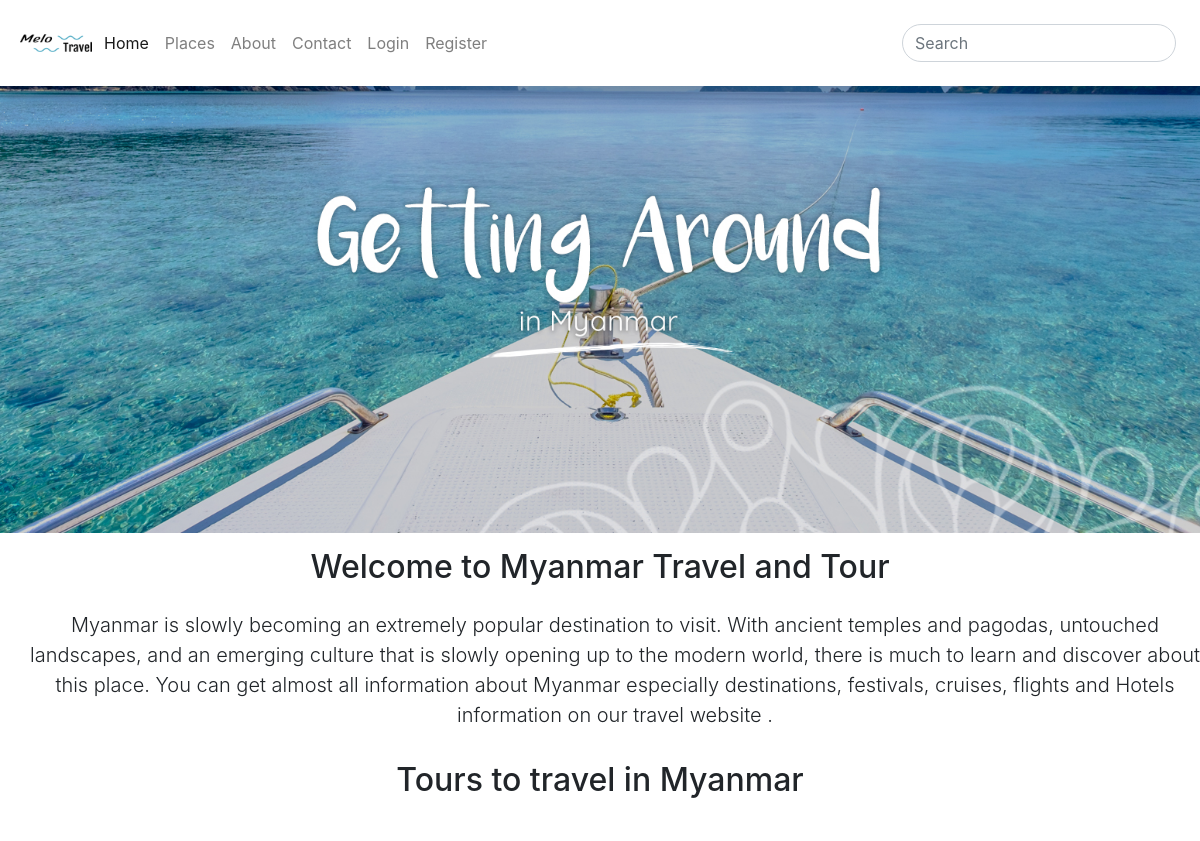
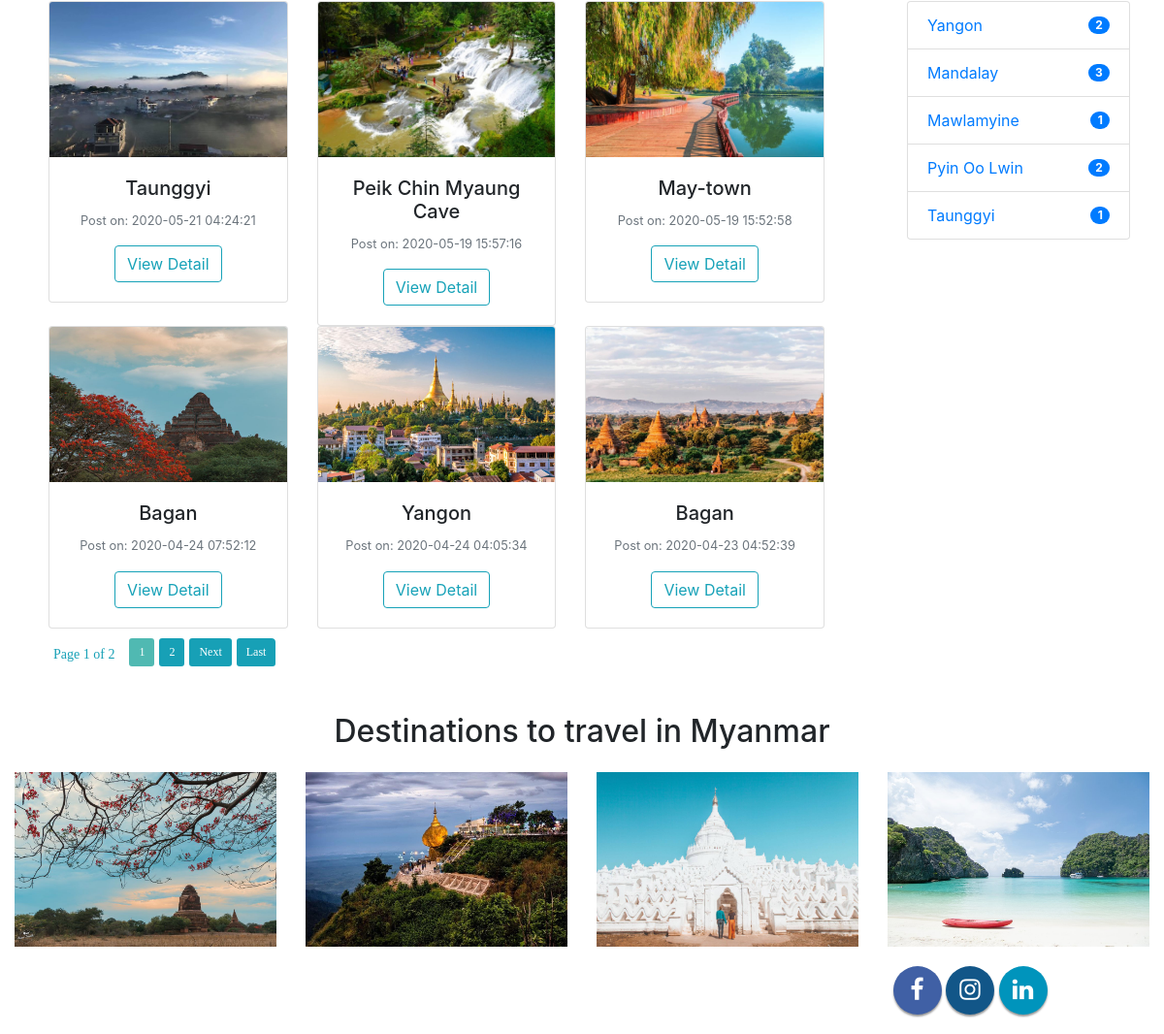
The page / on the database its author committed (2 pictures, top to bottom).
### tables this page shows
CREATE TABLE `travelplaces` (
  `placeID` int(11) NOT NULL,
  `photo` varchar(30) NOT NULL,
  `title` varchar(50) NOT NULL,
  `description` varchar(500) NOT NULL,
  `regionID` int(11) NOT NULL,
  `createDate` timestamp NOT NULL DEFAULT current_timestamp()
);

CREATE TABLE `region` (
  `regionID` int(11) NOT NULL,
  `state_name` varchar(30) NOT NULL
);

### left_content.php (the view, shortened to what this page needs)
<div class="card-group">
<?php
include("connect.php");
$page = (int) (!isset($_GET["page"]) ?1 : $_GET["page"]);
$limit = 6;
$startpoint = ($page * $limit) - $limit;
$statement="travelplaces order by placeID desc";
include("pager_function.php");
$result=mysqli_query($con,"Select * from travelplaces order by placeID desc LIMIT $startpoint,$limit");
while ($row=mysqli_fetch_array($result)){
  $pid=$row["placeID"];
  $photo=$row['photo'];
  $title=$row['title'];
  $cdate=$row['createDate'];
  ?>
<div class="col col-sm-4">
  <div class="card">
    <img class="card-img-top" src="images/<?php echo $photo;?>"
     alt="Card image cap" style="height: 10rem;">
    <div class="card-body">
      <h5 class="card-title"><?php echo$title; ?></h5>
      <p class="card-text"><small class="text-muted">
        Post on: <?php echo$cdate; ?></small></p>
      <p class="card-text">
        <a href="place_detail.php?p_id=<?php echo $pid;?>"
        class="btn btn-outline-info">View Detail</a>
      </p>
    </div>
  </div>
</div>
  <?php
}
?>
<?php
echo "<div id='pagingg' >";
echo pagination($con,$statement,$limit,$page);
echo "</div>";
?>
</div>

### index.php (shortened to what this page needs)
<html>
<head>
<link rel="stylesheet" href="https://stackpath.bootstrapcdn.com/bootstrap/4.3.1/css/bootstrap.min.css">
<link rel="stylesheet" href="https://maxcdn.bootstrapcdn.com/font-awesome/4.7.0/css/font-awesome.min.css">
<link rel="stylesheet" href="css/style.css">
<link rel="stylesheet" type="text/css" href="css/A_green.css">
<link rel="stylesheet" type="text/css" href="css/pagination.css">
</head>
<body>
<?php include("header.php")?>
<img src="images/around.jpg" class="img-fluid" alt="Responsive image">
<?php include("content.php")?>
<div class="container-fluid">
	<div class="row">
  		<div class="col col-sm-9"><?php include("left_content.php")?></div>
  		<div class="col col-sm-3"><?php include("right_content.php")?></div>
	</div>
 	<h2 class="mt-0">Destinations to travel in Myanmar</h2>
	<div class="row"><?php include("middle_content.php")?></div>
	<?php include("footer.php")?>
</div>
</body>
</html>

### header.php (shortened to what this page needs)
<nav class="navbar navbar-expand-lg fixed-top navbar-light">
  <a href="index.php"><img src="images/logo.png" class="logo"></a>
  <div class="collapse navbar-collapse" id="navbarSupportedContent">
    <ul class="navbar-nav mr-auto">
      <li class="nav-item active">
        <a class="nav-link" href="index.php">Home <span class="sr-only">(current)</span></a>
      </li>
      <li class="nav-item">
        <a class="nav-link" href="places.php">Places</a>
      </li>
      <li class="nav-item">
        <a class="nav-link" href="about us.php">About</a>
      </li>
      <li class="nav-item">
        <a class="nav-link" href="contact.php">Contact</a>
      </li>
      <?php
          if(!isset($_SESSION["login_user_name"])){
      ?>
      <li class="nav-item">
        <a class="nav-link" href="login.php">Login</a>
      </li>
      <li class="nav-item">
        <a class="nav-link" href="register.php">Register</a>
      </li>
      <?php
      }
    ?>
    </ul>
    <form class="form-inline my-2 my-lg-0"  action="search.php" method="POST">
      <?php
      if(isset($_POST["search_data"]))
      {
        $search_value=$_POST["search_data"];
      }else
      {
        $search_value="";
      }
      ?>
      <input class="form-control mr-sm-2" name="search_data" type="search" placeholder="Search" aria-label="Search" style="border-radius: 20px;" required=""
      value="<?php echo $search_value;?>">
    </form>
  </div>
</nav>

### content.php (shortened to what this page needs)
<h2 class="mt-0">Welcome to Myanmar Travel and Tour</h2>
  <p class="lead">
     Myanmar is slowly becoming an extremely popular destination to visit. With ancient temples and pagodas, untouched landscapes, and an emerging culture that is slowly opening up to the modern world, there is much to learn and discover about this place.
     You can get almost all information about Myanmar especially destinations, festivals, cruises, flights and Hotels information on our travel website .
   </p>
<h2 class="mt-0">Tours to travel in Myanmar</h2>

### pager_function.php (shortened to what this page needs)
<?php
   function pagination($con,$query, $per_page = 10,$page = 1, $url = '?'){
    	$query = "SELECT COUNT(*) as 'num' FROM $query";
		$res=mysqli_query($con,$query);
    	$row = mysqli_fetch_array($res);
    	$total = $row['num'];
        $adjacents = "2";
    	$page = ($page == 0 ? 1 : $page);
    	$next = $page + 1;
        $lastpage = ceil($total/$per_page);
    	$pagination = "";
    	if($lastpage > 1)
    	{
    		$pagination .= "<ul class='pagination'>";
                    $pagination .= "<li class='details' style='margin-top:2px'>Page $page of $lastpage</li>";
    		if ($lastpage < 7 + ($adjacents * 2))
    		{
    			for ($counter = 1; $counter <= $lastpage; $counter++)
    			{
    				if ($counter == $page)
    					$pagination.= "<li><a class='current'>$counter</a></li>";
    				else
    					$pagination.= "<li><a href='{$url}page=$counter'>$counter</a></li>";
    			}
    		}
    		if ($page < $counter - 1){
    			$pagination.= "<li><a href='{$url}page=$next'>Next</a></li>";
                $pagination.= "<li><a href='{$url}page=$lastpage'>Last</a></li>";
    		}else{
    			$pagination.= "<li><a class='current'>Next</a></li>";
                $pagination.= "<li><a class='current'>Last</a></li>";
            }
    		$pagination.= "</ul>\n";
    	}
        return $pagination;
    }
?>

### right_content.php (shortened to what this page needs)
<ul class="list-group">
<?php
include("connect.php");
$result=mysqli_query($con,"Select count(region.regionID) As regionCount,region.state_name, region.regionID from region JOIN travelplaces WHERE region.regionID=travelplaces.regionID Group By region.regionID;");
while ($row=mysqli_fetch_array($result)){
  ?>
  <li class="list-group-item d-flex justify-content-between align-items-center">
    <?php
    $r_id=$row['regionID'];
    ?>
    <a href="region_content.php?rid=<?php echo $r_id;?>" id="list">
      <?php echo $row['state_name']; ?></a>
    <span class="badge badge-primary badge-pill"><?php echo $row['regionCount'];?></span>
  </li>
  <?php
}
?>
</ul>

### middle_content.php
<div class="col-sm-3">
	<img src="images/bagan2.jpg" class="img-fluid" alt="Responsive image">
</div>
<div class="col-sm-3">
		<img src="images/kyaiktiyo.jpg" class="img-fluid" alt="Responsive image">
</div>
<div class="col-sm-3">
	<img src="images/myatheindan.jpg" class="img-fluid" alt="Responsive image">
</div>
<div class="col-sm-3">
	<img src="images/myeik.jpg" class="img-fluid" alt="Responsive image">
</div>

### footer.php
<div class="row" id="footer">
<div class="col col-sm-4"></div>
<div class="col col-sm-4"></div>
<div class="col col-sm-4">
	  	<div id="social">
            <a class="facebookBtn smGlobalBtn"
            href="https://www.facebook.com/" ></a>
            <a class="instagramBtn smGlobalBtn"
            href="https://www.instagram.com/" ></a>
			<a class="linkedinBtn smGlobalBtn"
			href="https://www.linkedin.com/" ></a>
		</div>
</div>
</div>

### css/style.css (style rules this page uses)
.navbar { box-shadow: 0 12px 17px 0 rgba(0,0,0,.2); background-color: white; }
.logo { width:80px; height: 70px;" }
.mt-0 { text-align: center; padding: 15px; }
.lead { text-align: center; margin-left: 30px; }
.card-group { padding: 20px; }
.list-group { padding: 20px; }
#social { margin: 20px 10px; text-align: center; }
.smGlobalBtn { display: inline-block; position: relative; cursor: pointer; width: 50px; height: 50px; box-shadow: 0 2px 2px #999; padding: 0px; text-decoration: none; text-align: center; color: #fff; font-size: 25px; font-weight: normal; line-height: 2em; border-radius: 25px; -moz-border-radius:25px; -webkit-border-radius:25px; }
.facebookBtn { background: #4060A5; }
.facebookBtn:before { font-family: "FontAwesome"; content: "\f09a"; }
.instagramBtn { background: #125688; }
.instagramBtn:before { font-family: "FontAwesome"; content: "\f16d"; }
.linkedinBtn { background: #0094BC; }
.linkedinBtn:before { font-family: "FontAwesome"; content: "\f0e1"; }
.card-title { text-align: center; }
.card-text { text-align: center; }
#list { text-decoration: none; }

### css/A_green.css (style rules this page uses)
ul.pagination li.details { color:#17a0b6; }
ul.pagination li a { border-radius:3px; -moz-border-radius:3px; -webkit-border-radius:3px; padding:6px 9px 6px 9px; }
ul.pagination li a { color: #fff; background:#17a0b6; background:-moz-linear-gradient(top,#17a0b6,#17a0b6); background:-webkit-gradient(linear,0 0,0 100%,from(#17a0b6),to(#17a0b6)); }
ul.pagination li a:hover, ul.pagination li a.current { color:#17a0b6; background:#50b9b2; }

### css/pagination.css (style rules this page uses)
#pagingg ul.pagination { margin:10px; padding:0px; height:100%; overflow:hidden; font:12px 'Tahoma'; list-style-type:none; }
#pagingg ul.pagination li.details { padding:7px 10px 7px 10px; font-size:14px; }
#pagingg ul.pagination li { float:left; margin:0px; padding:0px; margin-left:5px; }
#pagingg ul.pagination li:first-child { margin-left:0px; }
#pagingg ul.pagination li a { color: white; display:block; text-decoration:none; padding:7px 10px 7px 10px; }

### rows shown on the page
travelplaces: photo (picture), title "Taunggyi", createDate "2020-05-21 04:24:21"
travelplaces: photo (picture), title "Peik Chin Myaung Cave", createDate "2020-05-19 15:57:16"
travelplaces: photo (picture), title "May-town", createDate "2020-05-19 15:52:58"
travelplaces: photo (picture), title "Bagan", createDate "2020-04-24 07:52:12"
travelplaces: photo (picture), title "Yangon", createDate "2020-04-24 04:05:34"
travelplaces: photo (picture), title "Bagan", createDate "2020-04-23 04:52:39"
region: state_name "Yangon", regionCount "2"
region: state_name "Mandalay", regionCount "3"
region: state_name "Mawlamyine", regionCount "1"
region: state_name "Pyin Oo Lwin", regionCount "2"
region: state_name "Taunggyi", regionCount "1"

### other values the page prints
$page "1"
$lastpage "2"
